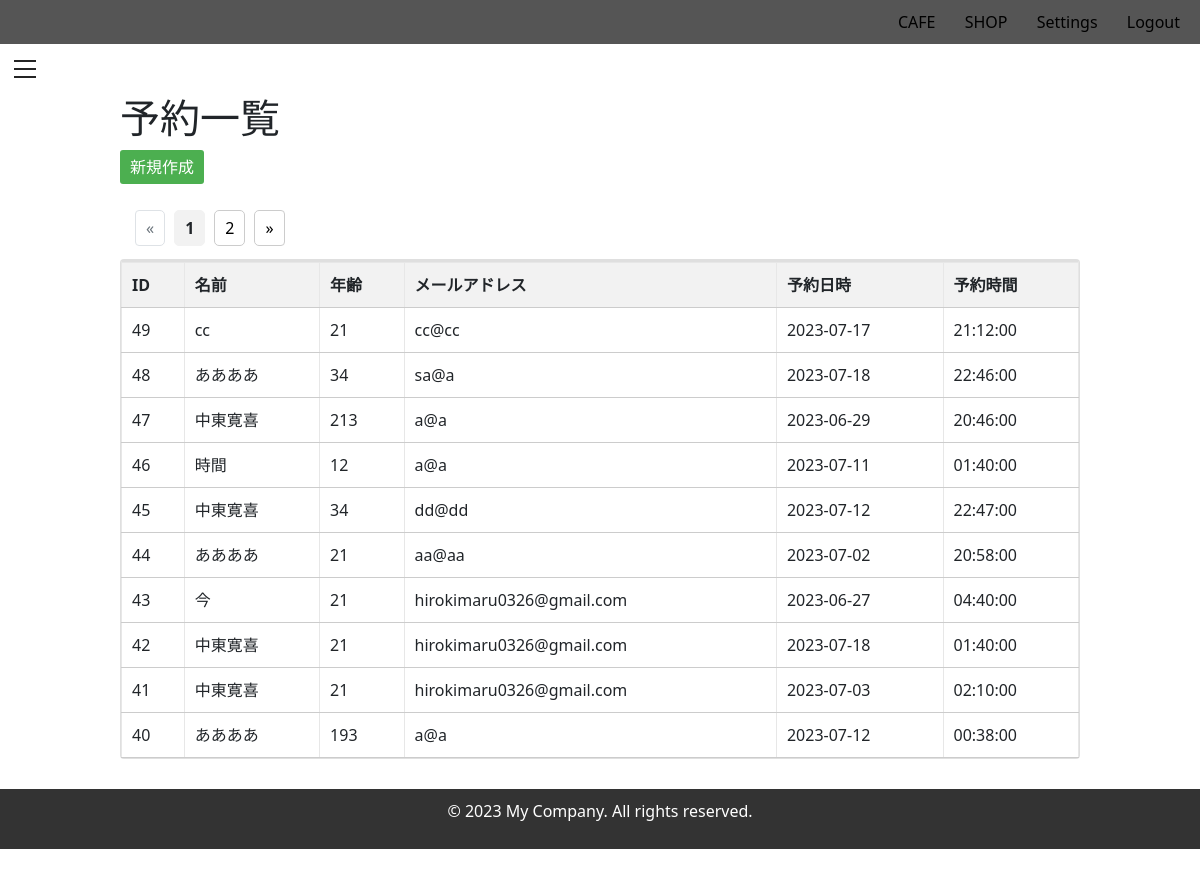
Screenshot of /setting/cafe/reservation/list with the database file from the repository.
### models.py (models this page shows)
class User(db.Model):
  __tablename__ = 'User'
  id = db.Column(db.Integer, primary_key=True)
  name = db.Column(db.Text)
  email = db.Column(db.Text)
  age = db.Column(db.Text)
  reservation_date = db.Column(db.Date)
  reservation_time = db.Column(db.Time)

### controllers/setting/cafe/reservation.py (the view)
@app.route('/setting/cafe/reservation/list')
def list():
  users = User.query.order_by(User.id.desc()).all()
  page = int(request.args.get(get_page_parameter(), 1))
  per_page = 10
  pagination = Pagination(page=page, per_page=per_page, total=len(users))
  start = (page - 1) * per_page
  end = start + per_page
  displayed_user = users[start:end]
  return render_template('setting/cafe/reservation/list.html', users=displayed_user, pagination=pagination)

### templates/setting/cafe/reservation/list.html (shortened to what this page needs)
{% extends 'setting/base.html' %}
{% block head %}
<link rel="stylesheet" type="text/css" href="{{ url_for('static', filename='css/setting.css') }}">
<link rel="stylesheet" type="text/css" href="{{ url_for('static', filename='css/setting/form.css') }}">
<link rel="stylesheet" type="text/css" href="{{ url_for('static', filename='css/setting/list.css') }}">
{% endblock %}
{% block content %}
  <h1>予約一覧</h1>
  <a href="#" class="new-button mb-3" id="new-button" onclick="enableNew(this)">新規作成</a>
  {{ pagination.links }}
  <link rel="stylesheet" type="text/css" href="{{ url_for('static', filename='css/setting/pagenation.css') }}">
  <div class="card">
    <table class="admin-table">
      <thead>
        <tr>
          <div class="card">
            <th>ID</th>
            <th>名前</th>
            <th>年齢</th>
            <th>メールアドレス</th>
            <th>予約日時</th>
            <th>予約時間</th>
          </div>
        </tr>
      </thead>
      <tbody>
        {% for user in users %}
        <tr class="hoverable-row" onclick="location.href='/setting/cafe/reservation/show/{{ user.id }}';">
          <td>{{ user.id }}</td>
          <td>{{ user.name }}</td>
          <td>{{ user.age }}</td>
          <td>{{ user.email }}</td>
          <td>{{ user.reservation_date }}</td>
          <td>{{ user.reservation_time }}</td>
        {% endfor %}
      </tbody>
    </table>
  </div>
{% endblock %}

### static/css/setting.css (style rules this page uses)
nav { background-color: #555; padding: 10px; z-index: 9999; }
nav ul { list-style-type: none; margin: 0; padding: 0; }
nav ul li { display: inline-block; margin-right: 10px; }
nav ul li a { color: #fff; text-decoration: none; }

### static/css/setting/form.css (style rules this page uses)
.new-button { display: inline-block; padding: 5px 10px; text-decoration: none; background-color: #4caf50; color: #fff; border-radius: 3px; }

### static/css/setting/list.css (style rules this page uses)
.admin-table th { border: 1px solid #e7e7e7; padding: 8px; background-color: #f2f2f2; font-weight: bold; }
.admin-table td { border: 1px solid #e7e7e7; }
.admin-table { width: 100%; border-collapse: collapse; }
.admin-table th, .admin-table td { padding: 10px; text-align: left; border-bottom: 1px solid #ccc; }

### static/css/setting/pagenation.css (style rules this page uses)
.content nav { background-color: #fff; padding: 10px; z-index: 9999; }
.page-item.active .page-link { color: #212529; border-color: #f2f2f2; background-color: #f2f2f2; }
.pagination { list-style-type: none; display: flex; align-items: center; margin: 0 0 3px 0; }
.pagination li { margin: 0 5px; }
.pagination li.active a { font-weight: bold; }
.pagination li a { text-decoration: none; color: #000; padding: 5px 10px; border: 1px solid #ccc; border-radius: 5px; }

### rows the page displays
User: id "49", name "cc", age "21", email "cc@cc", reservation_date "2023-07-17", reservation_time "21:12:00"
User: id "48", name "ああああ", age "34", email "sa@a", reservation_date "2023-07-18", reservation_time "22:46:00"
User: id "47", name "中東寛喜", age "213", email "a@a", reservation_date "2023-06-29", reservation_time "20:46:00"
User: id "46", name "時間", age "12", email "a@a", reservation_date "2023-07-11", reservation_time "01:40:00"
User: id "45", name "中東寛喜", age "34", email "dd@dd", reservation_date "2023-07-12", reservation_time "22:47:00"
User: id "44", name "ああああ", age "21", email "aa@aa", reservation_date "2023-07-02", reservation_time "20:58:00"
User: id "43", name "今", age "21", email "hirokimaru0326@gmail.com", reservation_date "2023-06-27", reservation_time "04:40:00"
User: id "42", name "中東寛喜", age "21", email "hirokimaru0326@gmail.com", reservation_date "2023-07-18", reservation_time "01:40:00"
User: id "41", name "中東寛喜", age "21", email "hirokimaru0326@gmail.com", reservation_date "2023-07-03", reservation_time "02:10:00"
User: id "40", name "ああああ", age "193", email "a@a", reservation_date "2023-07-12", reservation_time "00:38:00"

### other values shown
{{ pagination.links }} "« 1 2 »"
